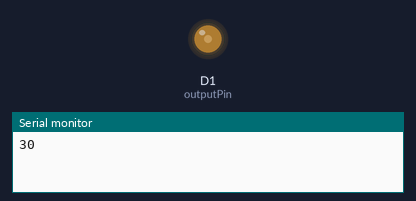
A sketch run on a simulated ESP8266 (NodeMCU). On the bench: output pins drawn as LEDs (lit = HIGH), the last lines printed to the serial monitor.

Above: at 0.05 s.
At 3.55 s:
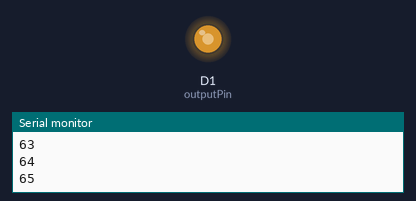
At 7.1 s:
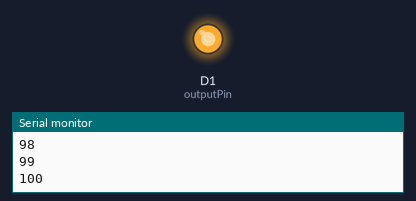
Timing chart, 0 to 9.2 s (numbered marks = the images above):
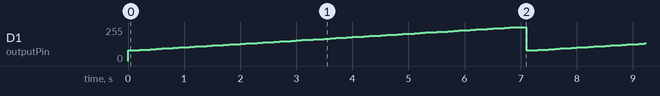

Measured:
- by itself, D1 (outputPin): ramps from 79/255 to 255/255 and jumps back, once every 7.1 s

The sketch:

TemperatureDimmer.ino
```cpp
/**************
 *  RobotDyn
 *  Dimmer Library
 *  **************
 *
 *  The following sketch is meant to to define dimming value through potentiometer,
 *  The potentiometer values are changing in range from 0 to 1023
 *  potentiometer values are converted through the map function to values from 0 to 100% and saved in dimmer.setPower(outVal);
 *  Serial.begin is used to display dimming values
 *
 *
 *  ---------------------- OUTPUT & INPUT Pin table ---------------------
 *  +---------------+-------------------------+-------------------------+
 *  |   Board       | INPUT Pin               | OUTPUT Pin              |
 *  |               | Zero-Cross              |                         |
 *  +---------------+-------------------------+-------------------------+
 *  | Lenardo       | D7 (NOT CHANGABLE)      | D0-D6, D8-D13           |
 *  +---------------+-------------------------+-------------------------+
 *  | Mega          | D2 (NOT CHANGABLE)      | D0-D1, D3-D70           |
 *  +---------------+-------------------------+-------------------------+
 *  | Uno           | D2 (NOT CHANGABLE)      | D0-D1, D3-D20           |
 *  +---------------+-------------------------+-------------------------+
 *  | ESP8266       | D1(IO5),    D2(IO4),    | D0(IO16),   D1(IO5),    |
 *  |               | D5(IO14),   D6(IO12),   | D2(IO4),    D5(IO14),   |
 *  |               | D7(IO13),   D8(IO15),   | D6(IO12),   D7(IO13),   |
 *  |               |                         | D8(IO15)                |
 *  +---------------+-------------------------+-------------------------+
 *  | ESP32         | 4(GPI36),   6(GPI34),   | 8(GPO32),   9(GP033),   |
 *  |               | 5(GPI39),   7(GPI35),   | 10(GPIO25), 11(GPIO26), |
 *  |               | 8(GPO32),   9(GP033),   | 12(GPIO27), 13(GPIO14), |
 *  |               | 10(GPI025), 11(GPIO26), | 14(GPIO12), 16(GPIO13), |
 *  |               | 12(GPIO27), 13(GPIO14), | 23(GPIO15), 24(GPIO2),  |
 *  |               | 14(GPIO12), 16(GPIO13), | 25(GPIO0),  26(GPIO4),  |
 *  |               | 21(GPIO7),  23(GPIO15), | 27(GPIO16), 28(GPIO17), |
 *  |               | 24(GPIO2),  25(GPIO0),  | 29(GPIO5),  30(GPIO18), |
 *  |               | 26(GPIO4),  27(GPIO16), | 31(GPIO19), 33(GPIO21), |
 *  |               | 28(GPIO17), 29(GPIO5),  | 34(GPIO3),  35(GPIO1),  |
 *  |               | 30(GPIO18), 31(GPIO19), | 36(GPIO22), 37(GPIO23), |
 *  |               | 33(GPIO21), 35(GPIO1),  |                         |
 *  |               | 36(GPIO22), 37(GPIO23), |                         |
 *  +---------------+-------------------------+-------------------------+
 *  | Arduino M0    | D7 (NOT CHANGABLE)      | D0-D6, D8-D13           |
 *  | Arduino Zero  |                         |                         |
 *  +---------------+-------------------------+-------------------------+
 *  | Arduino Due   | D0-D53                  | D0-D53                  |
 *  +---------------+-------------------------+-------------------------+
 *  | STM32         | PA0-PA15,PB0-PB15       | PA0-PA15,PB0-PB15       |
 *  | Black Pill    | PC13-PC15               | PC13-PC15               |
 *  | BluePill      |                         |                         |
 *  | Etc...        |                         |                         |
 *  +---------------+-------------------------+-------------------------+
 *
 *  Over ESP8266: https://github.com/RobotDynOfficial/RBDDimmer/issues/14#issuecomment-787099602
 *  This works on Node MCU 1.0. All you have to do is to add "ICACHE_RAM_ATTR" in between the "void isr_ext()" RBDmcuESP8266.cpp file.
 *  Like this:
 *  void ICACHE_RAM_ATTR isr_ext()
 *
 */

#include <RBDdimmer.h>

//#define USE_SERIAL  SerialUSB //Serial for boards whith USB serial port
//#define USE_SERIAL  Serial

#define outputPin  D1
#define zerocross  D2 // for boards with CHANGEBLE input pins

//#define outputPin  18
//#define zerocross  19 // for boards with CHANGEBLE input pins

dimmerLamp dimmer(outputPin, zerocross); //initialase port for dimmer for ESP8266, ESP32, Arduino due boards
//dimmerLamp dimmer(outputPin); //initialase port for dimmer for MEGA, Leonardo, UNO, Arduino M0, Arduino Zero

int outVal = 30;

void setup() {
  //USE_SERIAL.begin(9600);
  Serial.begin(9600);
  dimmer.begin(NORMAL_MODE, ON); //dimmer initialisation: name.begin(MODE, STATE)
}

void loop()
{
  Serial.println(outVal);
  outVal = outVal + 1;
  dimmer.setPower(outVal); // name.setPower(0%-100%)
  if (outVal > 100 ) { outVal=30;}
  delay(100);
}
```
